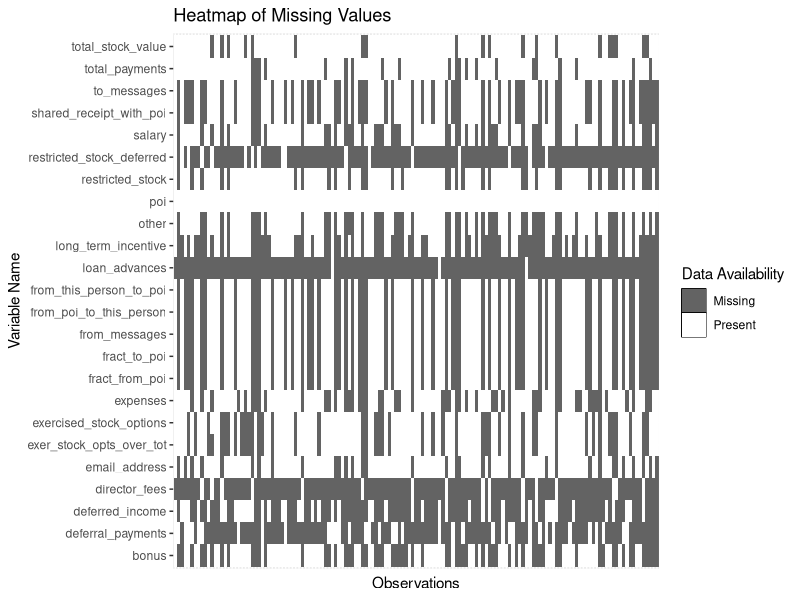
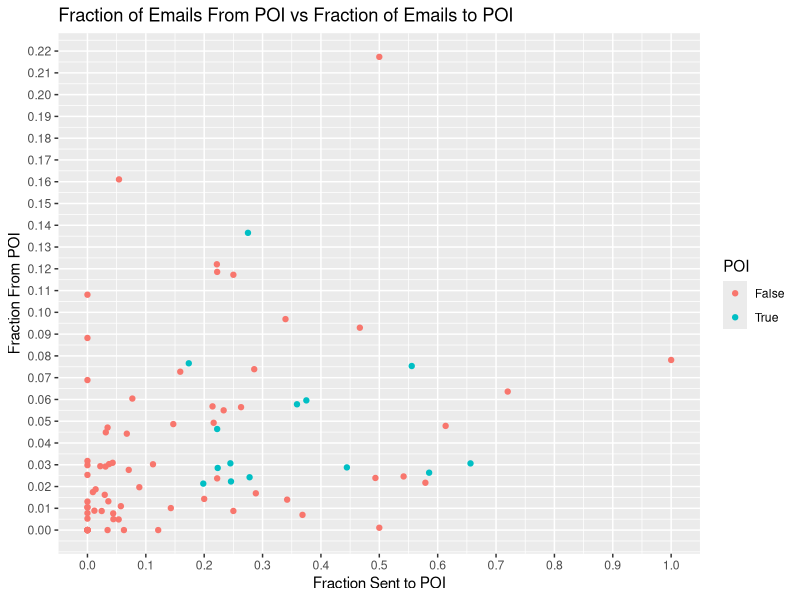
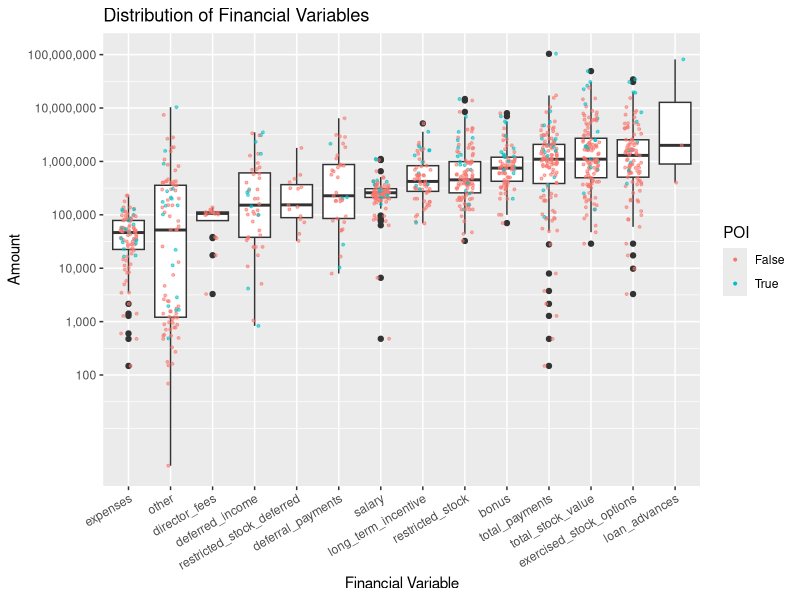
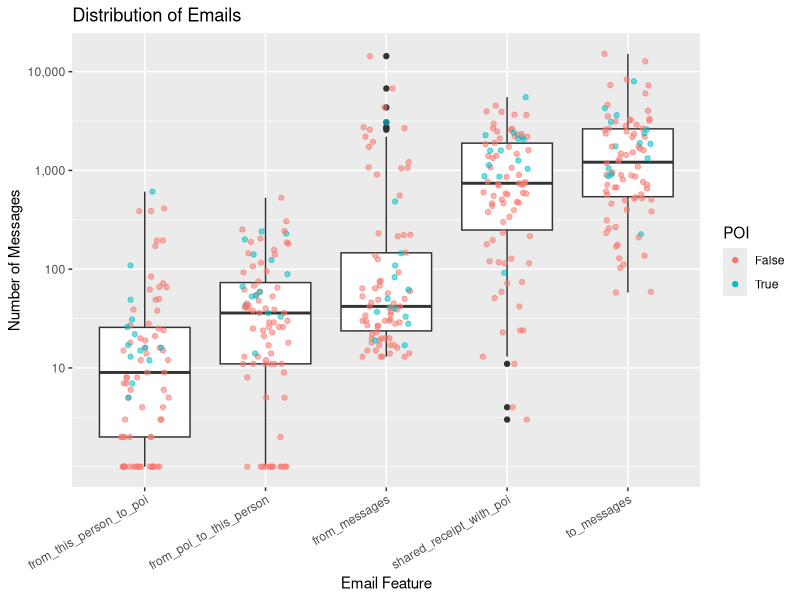

The R source for these figures, in order:
## ---- chunk 1
knitr::opts_chunk$set(echo = F,
                      message = F,
                      warning = F,
                      fig.align = 'center')
## ---- chunk 2
library(tidyverse)
library(ggplot2)
library(scales) # need to get labels = comma
library(GGally)
## ---- chunk 3
setwd('/Users/courtneyfergusonlee/p5')
enron <- read.csv('enron_data.csv', 
                  na.strings = 'NaN',
                  stringsAsFactors = F)
## ---- chunk 4
enron.new_features <- enron %>%
  mutate(fract_to_poi = from_this_person_to_poi/from_messages,
         fract_from_poi = from_poi_to_this_person/to_messages,
         exer_stock_opts_over_tot = exercised_stock_options/total_stock_value,
         poi = as.factor(poi))
## ---- chunk 5
enron.missing <- as.data.frame(sapply(enron.new_features, is.na))

enron.long <- enron.new_features %>%
  gather(var_name,
         value,
         -name,
         na.rm = F)

enron.long.missing <- enron.long %>%
  mutate(value = !is.na(value))

ggplot(data = enron.long.missing,
       aes(x = name,
           y = var_name)) +
  geom_tile(aes(fill = value)) +
  scale_fill_manual(values = c('grey39', 'white'),
                    labels = c('Missing', 'Present')) +
  #scale_fill_brewer(palette = "RdYlGn") +
  theme(axis.text.x = element_blank(),
        axis.ticks.x = element_blank()) +
  theme(legend.key = element_rect(colour = "black")) +
  ggtitle("Heatmap of Missing Values") +
  xlab("Observations") +
  ylab("Variable Name") +
  labs(fill = "Data Availability")
## ---- chunk 6
ggplot(data = enron.new_features,
       aes(x = fract_to_poi,
           y = fract_from_poi,
           color = poi)) +
  geom_point() +
  scale_x_continuous(breaks = seq(0, 1.00, .1)) +
  scale_y_continuous(breaks = seq(0, .23, .01)) +
  ggtitle('Fraction of Emails From POI vs Fraction of Emails to POI') +
  xlab('Fraction Sent to POI') +
  ylab('Fraction From POI') +
  labs(color = 'POI')
## ---- chunk 7
financial_long <- enron %>%
  mutate(deferred_income = -deferred_income,
         restricted_stock_deferred = -restricted_stock_deferred) %>%
  select(expenses,
         other,
         director_fees,
         restricted_stock_deferred,
         deferred_income,
         deferral_payments,
         salary,
         long_term_incentive,
         restricted_stock,
         bonus,
         total_payments,
         total_stock_value,
         exercised_stock_options,
         loan_advances,
         poi) %>%
  gather(financial_var,
         amount,
         -poi) %>%
  mutate(financial_var = as.factor(financial_var))
## ---- chunk 8
ggplot(data = subset(financial_long, 
                     !is.na(amount) & amount > 0),
       aes(x = reorder(financial_var, 
                       amount, 
                       median),
           y = amount)) +
  geom_boxplot() +
  geom_jitter(aes(color = poi,
                  alpha = .2),
              width = .2,
              size = .7) +
  scale_y_log10(labels = comma,
                breaks = 10^seq(2, 8, 1)) +
  theme(axis.text.x = element_text(angle = 30, hjust = 1)) +
  ggtitle("Distribution of Financial Variables") +
  xlab("Financial Variable") +
  ylab("Amount") +
  guides(alpha = 'none') +
  labs(color = 'POI')

## ---- chunk 9
email_long <- enron %>%
  select(to_messages,
         shared_receipt_with_poi,
         from_messages,
         from_this_person_to_poi,
         from_poi_to_this_person,
         poi) %>%
  gather(email_feature,
         amount,
         -poi) %>%
  mutate(email_feature = as.factor(email_feature))
## ---- chunk 10
ggplot(data = subset(email_long, !is.na(amount)),
       aes(x = reorder(email_feature, amount, median),
           y = amount + 1)) +
  geom_boxplot() +
  geom_jitter(aes(alpha = .2,
                  color = poi),
              width = .2) +
  scale_y_log10(labels = comma,
                breaks = c(0,
                           10,
                           100,
                           1000,
                           10000)) +
  theme(axis.text.x = element_text(angle = 30, hjust = 1)) +
  ggtitle('Distribution of Emails') +
  xlab('Email Feature') +
  ylab('Number of Messages') +
  guides(alpha = 'none') +
  labs(color = 'POI')
